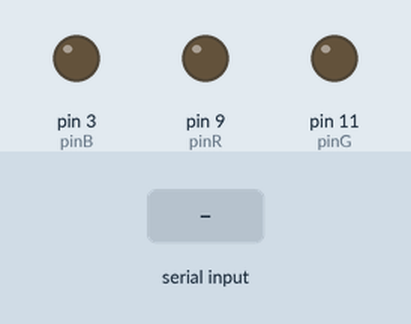
Simulated run of this sketch. Board: Arduino Uno, built with avr-gcc and run on an emulated ATmega328P. Shown: output pins drawn as LEDs (lit = HIGH). The test bench sets the inputs (shaded band). What the sketch prints to the serial monitor is not drawn.

Above: at 1.2 s.
1.3 s: "1\n" received over Serial
At 4.6 s:
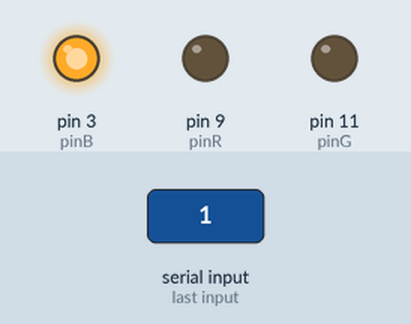
At 6.1 s:
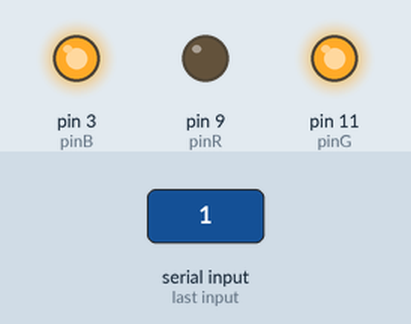
7.3 s: "2\n" received over Serial
Timing chart, 0 to 10.3 s (numbered marks = the images above; inputs shaded):
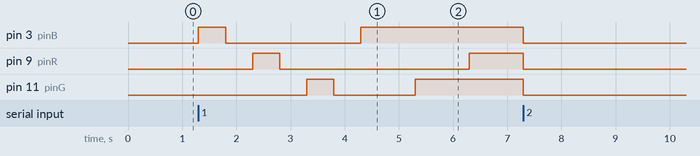

Measured:
- after the input at 1.3 s, pin 3 (pinB): LOW → HIGH at once, → LOW 0.50 s later, → HIGH 2.5 s later; pin 9 (pinR): LOW → HIGH after 1.0 s, → LOW 0.50 s later, → HIGH 3.5 s later; pin 11 (pinG): LOW → HIGH after 2.0 s, → LOW 0.50 s later, → HIGH 1.5 s later

The sketch:

Serial_Read.ino
```cpp
int user_input, blink_times, i, pinR = 9, pinG = 11, pinB = 3, d_time = 500;
String user_LED;

void setup() {
  // put your setup code here, to run once:
  pinMode(pinR,OUTPUT);
  pinMode(pinG,OUTPUT);
  pinMode(pinB,OUTPUT);
  Serial.begin(2000000);
}

void loop() {
  // put your main code here, to run repeatedly:

  // ASK
  Serial.println("1) Blink all LEDs, or 2) Choose a LED to blink: \n");
  // wait
  // while no data is on the serial port
  while (Serial.available() == 0) { }

  // reads from serial monitor as an int
  user_input = Serial.parseInt(); // floats (.parseFloat())

  // if user chooses 1, do da LED show
  if (user_input == 1) {
    digitalWrite(pinB,HIGH);
    delay(d_time);
    digitalWrite(pinB, LOW);
    delay(d_time);

    digitalWrite(pinR,HIGH);
    delay(d_time);
    digitalWrite(pinR, LOW);
    delay(d_time);

    digitalWrite(pinG,HIGH);
    delay(d_time);
    digitalWrite(pinG, LOW);
    delay(d_time);

    digitalWrite(pinB,HIGH);
    delay(1000);
    digitalWrite(pinG,HIGH);
    delay(1000);
    digitalWrite(pinR,HIGH);
    delay(1000);

    digitalWrite(pinB,LOW);
    digitalWrite(pinG,LOW);
    digitalWrite(pinR,LOW);

  }

  // if user chooses 2, ask which LED to turn on and how many times
  else if (user_input == 2) {
    Serial.println("Which LED (R, B, G)? \n");
    while (Serial.available() == 0) { }
    user_LED = Serial.readString(); // reads the input as a string

    Serial.println("Enter how many times LED blinks: \n");
    while (Serial.available() == 0) { }
    blink_times = Serial.parseInt();

    if (user_LED == "R")
    {
      Serial.println("You chose the red LED");
      for (i = 0; i < blink_times; i++)  // blinks as many times as user wants
      {
      digitalWrite(pinR,HIGH);
      delay(d_time);
      digitalWrite(pinR, LOW);
      delay(d_time);
      }
    }
    else if (user_LED == "B")
    {
      for (i = 0; i < blink_times; i++)
      {
        digitalWrite(pinB,HIGH);
        delay(d_time);
        digitalWrite(pinB, LOW);
        delay(d_time);
      }
    }
    else if (user_LED == "G")
    {
      for (i = 0; i < blink_times; i++)
      {
      digitalWrite(pinG,HIGH);
      delay(d_time);
      digitalWrite(pinG, LOW);
      delay(d_time);
      }
    }
  }
}
```
